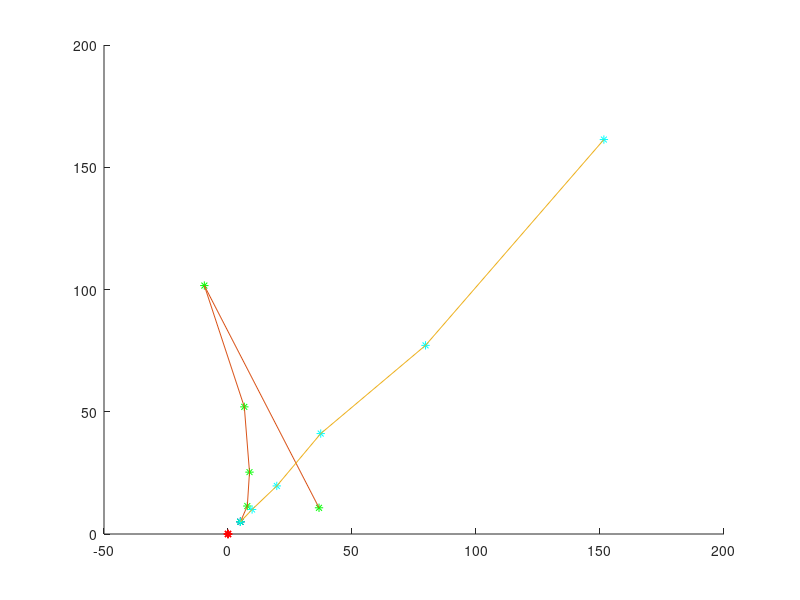

Write the MATLAB code that produced this figure.
%DroneSimulation
close all;
clc;
%% User Inputs
beginX=input('What is your starting x? \n');
beginY=input('What is your starting y? \n');

endX=input('What is your final x? \n');
endY=input('What is your final y? \n');

pathChoice=input('What path would you like to follow? \n(Click 1 for line)\n');
numberOfIntervals= input('How many intervals would you like to break the path into?\n');




%% Calculating Points

% Initialize Arrays

currentX=zeros(numberOfIntervals,1);
currentY=zeros(numberOfIntervals,1);
newCurrentX=zeros(numberOfIntervals,1);
newCurrentY=zeros(numberOfIntervals,1);
goalX=zeros(numberOfIntervals,1);
goalY=zeros(numberOfIntervals,1);
hyp=zeros(numberOfIntervals,1);
r=zeros(numberOfIntervals,1);

%Random Values
randAngs=(pi/10):(pi/100):(2*pi/10);
randDists=-0.3:0.01:0.05;


%line
hold on;
plot(beginX,beginY,'*b');
plot(endX,endY,'*b');
plot([beginX endX], [beginY endY]);

totalX=endX-beginX;
totalY=endY-beginY;

currentX(1)=beginX;
currentY(1)=beginY;
newCurrentX(1)=beginX;
newCurrentY(1)=beginY;

deltaX=totalX/numberOfIntervals;
deltaY=totalY/numberOfIntervals;

for n=1:numberOfIntervals
    if(n>1)
   goalX(n)=goalX(n-1)+deltaX;
   goalY(n)=goalY(n-1)+deltaY;
    else
   goalX(n)=goalX(n)+deltaX;
   goalY(n)=goalY(n)+deltaY;     
    end
   
end
plot(goalX,goalY,'*r');


%% Drone Movement



for n=1:numberOfIntervals
    
    hyp(n)=sqrt((goalX(n)-currentX(n)).^2+(goalY(n)-currentY(n)).^2);
    number=randi(length(randDists));
    randomR= randDists(number);
    r(n)=hyp(n)+randomR;
    
    number = randi(length(randAngs));
    randomAngle = randAngs(number);
    angle=atan((goalY(n)-currentY(n))/(goalX(n)-currentX(n)))+randomAngle;
    currentX(n+1)=currentX(n)+r(n)*cos(angle);
    currentY(n+1)=currentY(n)+r(n)*sin(angle);
end 
plot(currentX,currentY,'*g');
plot(currentX,currentY);

%% Drone Correction for Angle


anglecorrection=-1.5*pi/10;
for n=1:numberOfIntervals
    hyp(n)=sqrt((goalX(n)-newCurrentX(n)).^2+(goalY(n)-newCurrentY(n)).^2);
    number=randi(length(randDists));
    randomR= randDists(number);
    r(n)=hyp(n)+randomR;
    
    number = randi(length(randAngs));
    randomAngle = randAngs(number);
    angle=atan((goalY(n)-newCurrentY(n))/(goalX(n)-newCurrentX(n)))+randomAngle+anglecorrection;
    newCurrentX(n+1)=newCurrentX(n)+r(n)*cos(angle);
    newCurrentY(n+1)=newCurrentY(n)+r(n)*sin(angle);
end 
plot(newCurrentX,newCurrentY,'*c');
plot(newCurrentX,newCurrentY);
